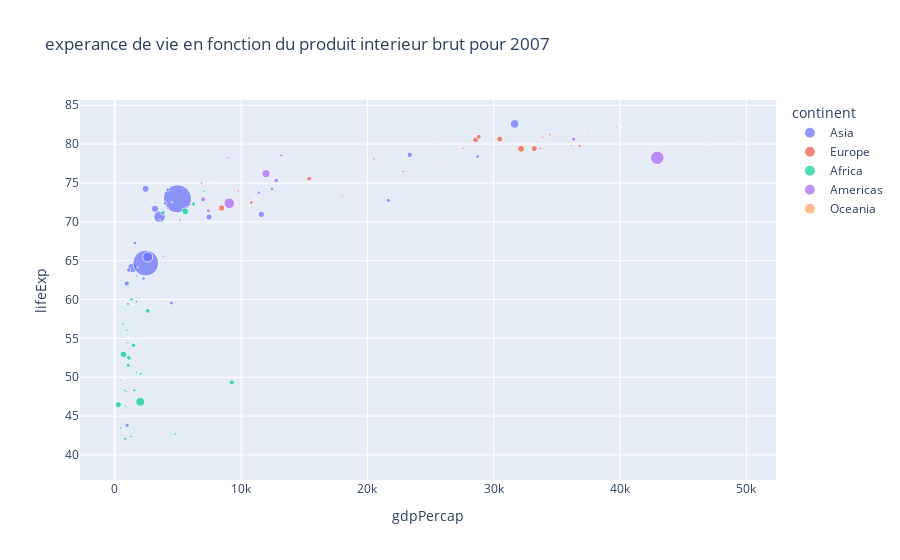

The notebook cell this image was saved under:
### Code cell
# Ajout de la variable country
px.scatter(gapminder2007, x = "gdpPercap",y="lifeExp",
           color = 'continent', 
           size = 'pop',
           hover_name = 'country',
           title = "experance de vie en fonction du produit interieur brut pour 2007")

### Figure 1 — Plotly figure (JSON) as saved in the notebook; plotly's stock layout.template omitted (floating-point values rounded to 4 significant figures)
{"data": [{"hovertemplate": "<b>%{hovertext}</b><br><br>continent=Asia<br>gdpPercap=%{x}<br>lifeExp=%{y}<br>pop=%{marker.size}<extra></extra>", "hovertext": ["Afghanistan", "Bahrain", "Bangladesh", "Cambodia", "China", "Hong Kong, China", "India", "Indonesia", "Iran", "Iraq", "Israel", "Japan", "Jordan", "Korea, Dem. Rep.", "Korea, Rep.", "Kuwait", "Lebanon", "Malaysia", "Mongolia", "Myanmar", "Nepal", "Oman", "Pakistan", "Philippines", "Saudi Arabia", "Singapore", "Sri Lanka", "Syria", "Taiwan", "Thailand", "Vietnam", "West Bank and Gaza", "Yemen, Rep."], "legendgroup": "Asia", "marker": {"color": "#636efa", "size": [31889923, 708573, 150448339, 14131858, 1318683096, 6980412, 1110396331, 223547000, 69453570, 27499638, 6426679, 127467972, 6053193, 23301725, 49044790, 2505559, 3921278, 24821286, 2874127, 47761980, 28901790, 3204897, 169270617, 91077287, 27601038, 4553009, 20378239, 19314747, 23174294, 65068149, 85262356, 4018332, 22211743], "sizemode": "area", "sizeref": 3297000.0, "symbol": "circle"}, "mode": "markers", "name": "Asia", "orientation": "v", "showlegend": true, "type": "scatter", "x": [974.6, 29800.0, 1391.0, 1714.0, 4959.0, 39720.0, 2452.0, 3541.0, 11610.0, 4471.0, 25520.0, 31660.0, 4519.0, 1593.0, 23350.0, 47310.0, 10460.0, 12450.0, 3096.0, 944, 1091.0, 22320.0, 2606.0, 3190.0, 21650.0, 47140.0, 3970.0, 4185.0, 28720.0, 7458.0, 2442.0, 3025.0, 2281.0], "xaxis": "x", "y": [43.83, 75.64, 64.06, 59.72, 72.96, 82.21, 64.7, 70.65, 70.96, 59.55, 80.75, 82.6, 72.53, 67.3, 78.62, 77.59, 71.99, 74.24, 66.8, 62.07, 63.78, 75.64, 65.48, 71.69, 72.78, 79.97, 72.4, 74.14, 78.4, 70.62, 74.25, 73.42, 62.7], "yaxis": "y"}, {"hovertemplate": "<b>%{hovertext}</b><br><br>continent=Europe<br>gdpPercap=%{x}<br>lifeExp=%{y}<br>pop=%{marker.size}<extra></extra>", "hovertext": ["Albania", "Austria", "Belgium", "Bosnia and Herzegovina", "Bulgaria", "Croatia", "Czech Republic", "Denmark", "Finland", "France", "Germany", "Greece", "Hungary", "Iceland", "Ireland", "Italy", "Montenegro", "Netherlands", "Norway", "Poland", "Portugal", "Romania", "Serbia", "Slovak Republic", "Slovenia", "Spain", "Sweden", "Switzerland", "Turkey", "United Kingdom"], "legendgroup": "Europe", "marker": {"color": "#EF553B", "size": [3600523, 8199783, 10392226, 4552198, 7322858, 4493312, 10228744, 5468120, 5238460, 61083916, 82400996, 10706290, 9956108, 301931, 4109086, 58147733, 684736, 16570613, 4627926, 38518241, 10642836, 22276056, 10150265, 5447502, 2009245, 40448191, 9031088, 7554661, 71158647, 60776238], "sizemode": "area", "sizeref": 3297000.0, "symbol": "circle"}, "mode": "markers", "name": "Europe", "orientation": "v", "showlegend": true, "type": "scatter", "x": [5937.0, 36130.0, 33690.0, 7446.0, 10680.0, 14620.0, 22830.0, 35280.0, 33210.0, 30470.0, 32170.0, 27540.0, 18010.0, 36180.0, 40680.0, 28570.0, 9254.0, 36800.0, 49360.0, 15390.0, 20510.0, 10810.0, 9787.0, 18680.0, 25770.0, 28820.0, 33860.0, 37510.0, 8458.0, 33200.0], "xaxis": "x", "y": [76.42, 79.83, 79.44, 74.85, 73.0, 75.75, 76.49, 78.33, 79.31, 80.66, 79.41, 79.48, 73.34, 81.76, 78.89, 80.55, 74.54, 79.76, 80.2, 75.56, 78.1, 72.48, 74.0, 74.66, 77.93, 80.94, 80.88, 81.7, 71.78, 79.42], "yaxis": "y"}, {"hovertemplate": "<b>%{hovertext}</b><br><br>continent=Africa<br>gdpPercap=%{x}<br>lifeExp=%{y}<br>pop=%{marker.size}<extra></extra>", "hovertext": ["Algeria", "Angola", "Benin", "Botswana", "Burkina Faso", "Burundi", "Cameroon", "Central African Republic", "Chad", "Comoros", "Congo, Dem. Rep.", "Congo, Rep.", "Cote d'Ivoire", "Djibouti", "Egypt", "Equatorial Guinea", "Eritrea", "Ethiopia", "Gabon", "Gambia", "Ghana", "Guinea", "Guinea-Bissau", "Kenya", "Lesotho", "Liberia", "Libya", "Madagascar", "Malawi", "Mali", "Mauritania", "Mauritius", "Morocco", "Mozambique", "Namibia", "Niger", "Nigeria", "Reunion", "Rwanda", "Sao Tome and Principe", "Senegal", "Sierra Leone", "Somalia", "South Africa", "Sudan", "Swaziland", "Tanzania", "Togo", "Tunisia", "Uganda", "Zambia", "Zimbabwe"], "legendgroup": "Africa", "marker": {"color": "#00cc96", "size": [33333216, 12420476, 8078314, 1639131, 14326203, 8390505, 17696293, 4369038, 10238807, 710960, 64606759, 3800610, 18013409, 496374, 80264543, 551201, 4906585, 76511887, 1454867, 1688359, 22873338, 9947814, 1472041, 35610177, 2012649, 3193942, 6036914, 19167654, 13327079, 12031795, 3270065, 1250882, 33757175, 19951656, 2055080, 12894865, 135031164, 798094, 8860588, 199579, 12267493, 6144562, 9118773, 43997828, 42292929, 1133066, 38139640, 5701579, 10276158, 29170398, 11746035, 12311143], "sizemode": "area", "sizeref": 3297000.0, "symbol": "circle"}, "mode": "markers", "name": "Africa", "orientation": "v", "showlegend": true, "type": "scatter", "x": [6223.0, 4797.0, 1441.0, 12570.0, 1217.0, 430.1, 2042.0, 706.0, 1704.0, 986.1, 277.6, 3633.0, 1545.0, 2082.0, 5581.0, 12150.0, 641.4, 690.8, 13210.0, 752.7, 1328.0, 942.7, 579.2, 1463.0, 1569.0, 414.5, 12060.0, 1045.0, 759.3, 1043.0, 1803.0, 10960.0, 3820.0, 823.7, 4811.0, 619.7, 2014.0, 7670.0, 863.1, 1598.0, 1712.0, 862.5, 926.1, 9270.0, 2602.0, 4513.0, 1107.0, 883.0, 7093.0, 1056.0, 1271.0, 469.7], "xaxis": "x", "y": [72.3, 42.73, 56.73, 50.73, 52.3, 49.58, 50.43, 44.74, 50.65, 65.15, 46.46, 55.32, 48.33, 54.79, 71.34, 51.58, 58.04, 52.95, 56.73, 59.45, 60.02, 56.01, 46.39, 54.11, 42.59, 45.68, 73.95, 59.44, 48.3, 54.47, 64.16, 72.8, 71.16, 42.08, 52.91, 56.87, 46.86, 76.44, 46.24, 65.53, 63.06, 42.57, 48.16, 49.34, 58.56, 39.61, 52.52, 58.42, 73.92, 51.54, 42.38, 43.49], "yaxis": "y"}, {"hovertemplate": "<b>%{hovertext}</b><br><br>continent=Americas<br>gdpPercap=%{x}<br>lifeExp=%{y}<br>pop=%{marker.size}<extra></extra>", "hovertext": ["Argentina", "Bolivia", "Brazil", "Canada", "Chile", "Colombia", "Costa Rica", "Cuba", "Dominican Republic", "Ecuador", "El Salvador", "Guatemala", "Haiti", "Honduras", "Jamaica", "Mexico", "Nicaragua", "Panama", "Paraguay", "Peru", "Puerto Rico", "Trinidad and Tobago", "United States", "Uruguay", "Venezuela"], "legendgroup": "Americas", "marker": {"color": "#ab63fa", "size": [40301927, 9119152, 190010647, 33390141, 16284741, 44227550, 4133884, 11416987, 9319622, 13755680, 6939688, 12572928, 8502814, 7483763, 2780132, 108700891, 5675356, 3242173, 6667147, 28674757, 3942491, 1056608, 301139947, 3447496, 26084662], "sizemode": "area", "sizeref": 3297000.0, "symbol": "circle"}, "mode": "markers", "name": "Americas", "orientation": "v", "showlegend": true, "type": "scatter", "x": [12780.0, 3822.0, 9066.0, 36320.0, 13170.0, 7007.0, 9645.0, 8948.0, 6025.0, 6873.0, 5728.0, 5186.0, 1202.0, 3548.0, 7321.0, 11980.0, 2749.0, 9809.0, 4173.0, 7409.0, 19330.0, 18010.0, 42950.0, 10610.0, 11420.0], "xaxis": "x", "y": [75.32, 65.55, 72.39, 80.65, 78.55, 72.89, 78.78, 78.27, 72.23, 74.99, 71.88, 70.26, 60.92, 70.2, 72.57, 76.19, 72.9, 75.54, 71.75, 71.42, 78.75, 69.82, 78.24, 76.38, 73.75], "yaxis": "y"}, {"hovertemplate": "<b>%{hovertext}</b><br><br>continent=Oceania<br>gdpPercap=%{x}<br>lifeExp=%{y}<br>pop=%{marker.size}<extra></extra>", "hovertext": ["Australia", "New Zealand"], "legendgroup": "Oceania", "marker": {"color": "#FFA15A", "size": [20434176, 4115771], "sizemode": "area", "sizeref": 3297000.0, "symbol": "circle"}, "mode": "markers", "name": "Oceania", "orientation": "v", "showlegend": true, "type": "scatter", "x": [34440.0, 25190.0], "xaxis": "x", "y": [81.23, 80.2], "yaxis": "y"}], "layout": {"autosize": true, "legend": {"itemsizing": "constant", "title": {"text": "continent"}, "tracegroupgap": 0}, "title": {"text": "experance de vie en fonction du produit interieur brut pour 2007"}, "xaxis": {"anchor": "y", "autorange": true, "domain": [0, 1], "range": [-2723.0, 52320.0], "title": {"text": "gdpPercap"}, "type": "linear"}, "yaxis": {"anchor": "x", "autorange": true, "domain": [0, 1], "range": [36.26, 86.49], "title": {"text": "lifeExp"}, "type": "linear"}}}
